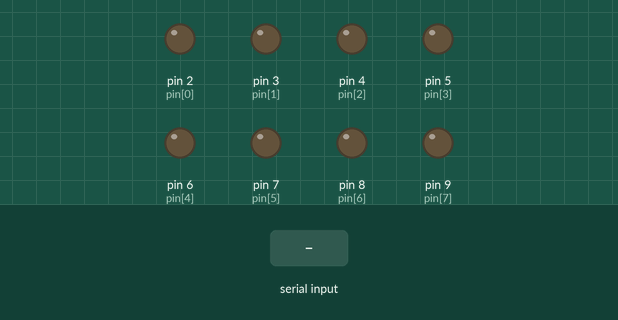
Bench run of a sketch on a simulated Arduino Uno, built with avr-gcc and run on an emulated ATmega328P. Parts: output pins drawn as LEDs (lit = HIGH). The test bench sets the inputs (shaded band).

Above: at 1.2 s.
1.3 s: byte 30 received over Serial
At 1.7 s:
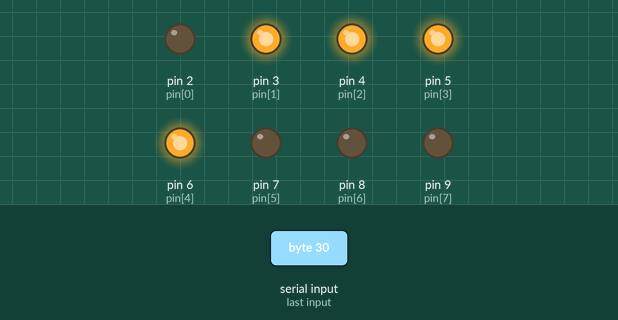
2.8 s: byte 90 received over Serial
At 4.0 s:
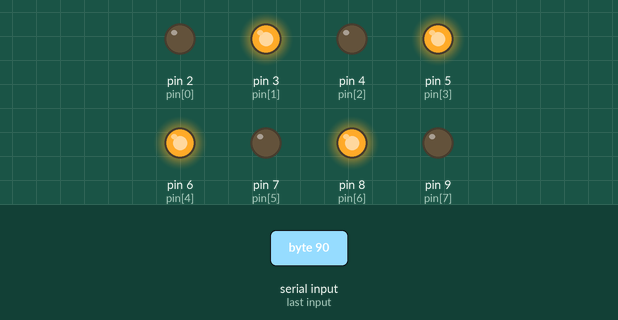
4.3 s: byte 120 received over Serial
At 5.2 s:
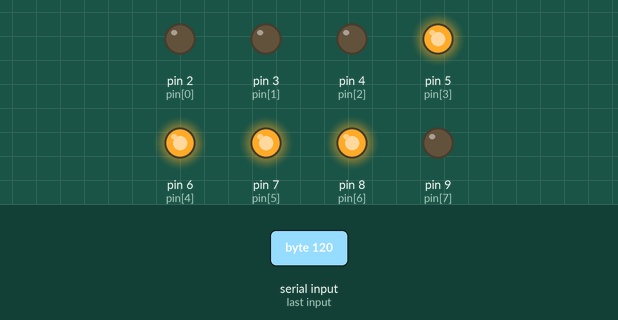
Timing chart, 0 to 7.3 s (numbered marks = the images above; inputs shaded):
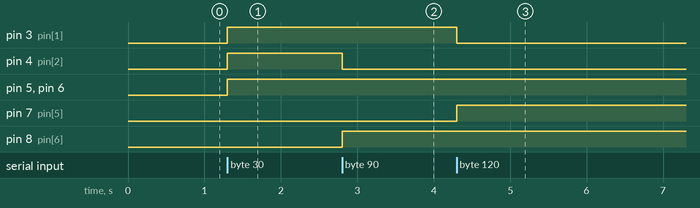

The sketch:

practica9.ino
```cpp
/*--------------------------------------------Programa----------------------------------------------- */
// Algoritmo.- Prender desde el Pin 2-9 (LEDs) mediante un arreglo donde se encuentran ubicados
// los PINES del Arduino; usando un ciclo ―FOR‖ acceder y prender cada uno de los PINES.

int pin[]={2,3,4,5,6,7,8,9}, i; // Se declara este arreglo, para el acceso a cada PIN que se va a usar,
// Se inicializan del Pin 2 – 9 Digital como Salida. También se declara ―i‖ para el uso como contador
byte Csharp=0;
//Se declara la variable Csharp tipo byte que vamos a recibir de la PC

void setup() {
	Serial.begin(9600); // Se inicializa el Puerto Serial (RS-232) a 9600 bps
	for(i=0;i<8;i++){
		//Ciclo para configurar cada uno de los PINES como de Salida.
		pinMode(pin[i], OUTPUT);
	}
}

void loop() {
	if (Serial.available() > 0) {
		Csharp=Serial.read();
		//Pregunta si hay datos que recibir del Puerto Serial.
		//Se guarda lo mandado de la PC en la variable Csharp.
		for(i=0;i<8;i++){
			digitalWrite(pin[i],bitRead(Csharp, i)); //Se analiza bit por bit el dato Csharp con la
		}// función ―bitRead‖. La variable ―i‖, indica el bit del byte y también el numero del Pin en el
	}//arreglo, cuando i=0, entonces analizará el ―bit 0‖ del byte Csharp: Si el ―bit 0‖ = 1, prenderá el
}
// ―pin[0]‖ osea el ―PIN 2‖. Si es ―0‖ entonces lo apagará y así sucesivamente dependiendo del ciclo.
/*----------------------------------------Fin de Programa--------------------------------------------- */
```

Measured:
- after the input at 1.3 s, pin 3 (pin[1]), pin 4 (pin[2]), pin 5 (pin[3]), pin 6 (pin[4]): LOW → HIGH at once
- after the input at 2.8 s, pin 4 (pin[2]): HIGH → LOW at once; pin 8 (pin[6]): LOW → HIGH at once
- after the input at 4.3 s, pin 3 (pin[1]): HIGH → LOW at once; pin 7 (pin[5]): LOW → HIGH at once
